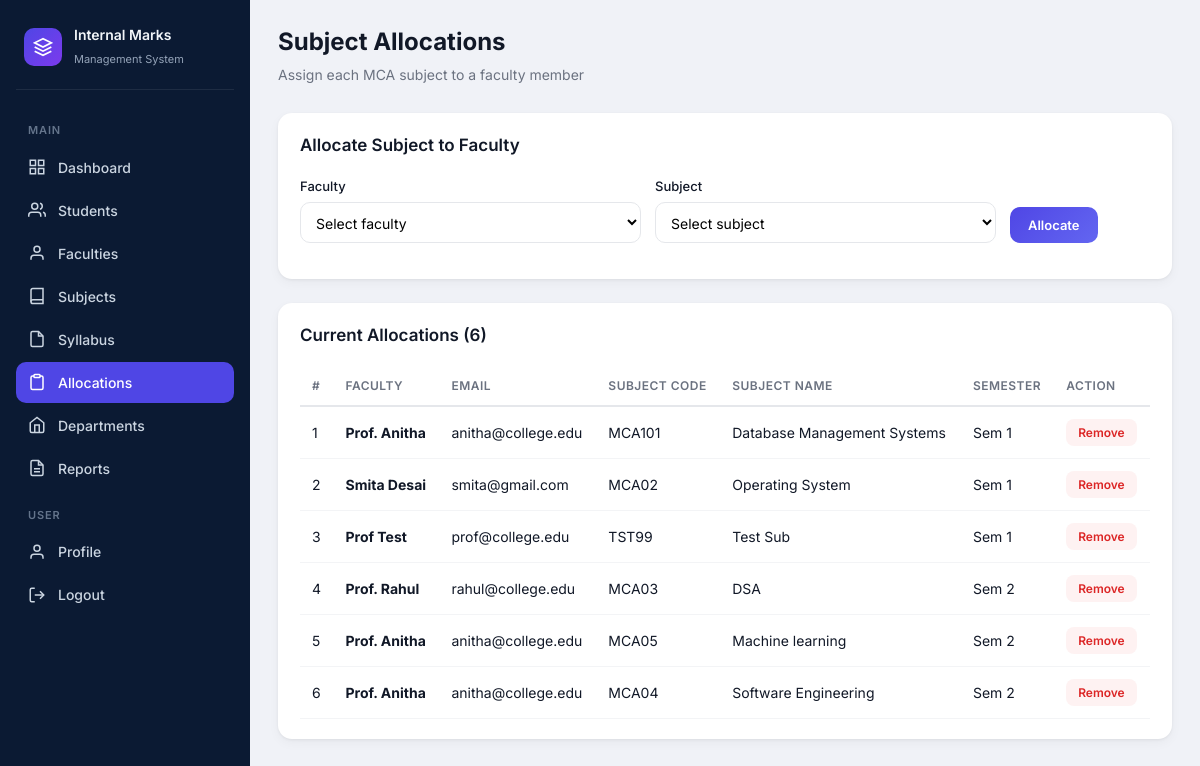
Screenshot of /allocations (signed in) with the database file from the repository.
### tables this page shows
CREATE TABLE allocations (
            id INTEGER PRIMARY KEY AUTOINCREMENT,
            faculty_id INTEGER NOT NULL,
            subject_id INTEGER NOT NULL,
            created_at TEXT NOT NULL,
            UNIQUE(subject_id),
            FOREIGN KEY (faculty_id) REFERENCES faculties(id) ON DELETE CASCADE,
            FOREIGN KEY (subject_id) REFERENCES subjects(id) ON DELETE CASCADE
        );

CREATE TABLE faculties (
            id INTEGER PRIMARY KEY AUTOINCREMENT,
            name TEXT NOT NULL,
            email TEXT UNIQUE NOT NULL,
            department TEXT NOT NULL DEFAULT 'MCA',
            password TEXT NOT NULL,
            created_at TEXT NOT NULL
        );

CREATE TABLE subjects (
            id INTEGER PRIMARY KEY AUTOINCREMENT,
            code TEXT UNIQUE NOT NULL,
            name TEXT NOT NULL,
            semester INTEGER NOT NULL DEFAULT 1,
            department TEXT NOT NULL DEFAULT 'MCA',
            created_at TEXT NOT NULL
        , mark_type VARCHAR(32) DEFAULT 'assignments');

### app.py (the view, shortened to what this page needs)
@app.route("/allocations", methods=["GET", "POST"])
@admin_required
def allocations():
    return render_template(
        "allocations.html",
        admin_name=session.get("admin_name", "Admin"),
        allocations=db.get_allocations(),
        faculties=db.get_faculties(),
        subjects=db.get_subjects(),
        active_page="allocations",
    )

### app.py (called while the page is built)
@app.context_processor
def inject_mca_config():
    return {
        "mca_semesters": db.MCA_SEMESTERS,
        "mark_field_limits": db.MARK_FIELD_LIMITS,
        "mark_types": db.MARK_TYPES,
        "pass_threshold": db.PASS_THRESHOLD,
        "final_max": db.FINAL_MAX,
    }

def admin_required(f):
    @wraps(f)
    def decorated(*args, **kwargs):
        if not session.get("logged_in") or session.get("role") != "admin":
            return redirect(url_for("login"))
        return f(*args, **kwargs)
    return decorated

### database.py (called while the page is built)
def get_faculties(department=DEPARTMENT):
    stmt = select(faculties).where(faculties.c.department == department).order_by(faculties.c.name)
    with engine.connect() as conn:
        rows = conn.execute(stmt).mappings().all()
    return [dict(r) for r in rows]

def get_subjects(department=DEPARTMENT, semester=None):
    stmt = select(subjects).where(subjects.c.department == department)
    if semester is not None:
        stmt = stmt.where(subjects.c.semester == semester)
    stmt = stmt.order_by(subjects.c.semester, subjects.c.name)
    with engine.connect() as conn:
        rows = conn.execute(stmt).mappings().all()
    return [dict(r) for r in rows]

def get_allocations():
    stmt = select(
        allocations.c.id,
        allocations.c.faculty_id,
        allocations.c.subject_id,
        allocations.c.created_at,
        faculties.c.name.label("faculty_name"),
        faculties.c.email.label("faculty_email"),
        subjects.c.code.label("subject_code"),
        subjects.c.name.label("subject_name"),
        subjects.c.semester,
    ).join(faculties, faculties.c.id == allocations.c.faculty_id).join(subjects, subjects.c.id == allocations.c.subject_id).order_by(subjects.c.semester, subjects.c.name)
    with engine.connect() as conn:
        rows = conn.execute(stmt).mappings().all()
    return [dict(r) for r in rows]

### templates/allocations.html (shortened to what this page needs)
{% extends "base.html" %}
{% from "partials/flash.html" import flash_messages %}
{% block body %}
<div class="app-layout">
    {% include "partials/admin_sidebar.html" %}
    <main class="main">
        <header class="topbar">
            <div>
                <h1>Subject Allocations</h1>
                <p class="page-subtitle">Assign each MCA subject to a faculty member</p>
            </div>
        </header>
        <section class="panel">
            <div class="panel-header"><h2>Allocate Subject to Faculty</h2></div>
            {% if faculties and subjects %}
            <form method="POST" class="inline-form">
                <div class="form-row">
                    <div class="form-group">
                        <label>Faculty</label>
                        <select name="faculty_id" required>
                            <option value="">Select faculty</option>
                        </select>
                    </div>
                    <div class="form-group">
                        <label>Subject</label>
                        <select name="subject_id" required>
                            <option value="">Select subject</option>
                        </select>
                    </div>
                    <div class="form-group form-action">
                        <label>&nbsp;</label>
                        <button type="submit" class="btn-primary-sm">Allocate</button>
                    </div>
                </div>
            </form>
            {% else %}
            <p class="empty-text">Add faculties and subjects first before allocating.</p>
            {% endif %}
        </section>
        <section class="panel">
            <div class="panel-header">
                <h2>Current Allocations ({{ allocations|length }})</h2>
            </div>
            {% if allocations %}
            <div class="table-wrap">
                <table class="data-table">
                    <thead>
                        <tr>
                            <th>#</th>
                            <th>Faculty</th>
                            <th>Email</th>
                            <th>Subject Code</th>
                            <th>Subject Name</th>
                            <th>Semester</th>
                            <th>Action</th>
                        </tr>
                    </thead>
                    <tbody>
                        {% for a in allocations %}
                        <tr>
                            <td>{{ loop.index }}</td>
                            <td><strong>{{ a.faculty_name }}</strong></td>
                            <td>{{ a.faculty_email }}</td>
                            <td>{{ a.subject_code }}</td>
                            <td>{{ a.subject_name }}</td>
                            <td>Sem {{ a.semester }}</td>
                            <td>
                                <form method="POST" action="{{ url_for('delete_allocation', allocation_id=a.id) }}" onsubmit="return confirm('Remove this allocation?')">
                                    <button type="submit" class="btn-danger-sm">Remove</button>
                                </form>
                            </td>
                        </tr>
                        {% endfor %}
                    </tbody>
                </table>
            </div>
            {% else %}
            <p class="empty-text">No allocations yet. Assign subjects to faculties above.</p>
            {% endif %}
        </section>
    </main>
</div>
{% endblock %}

### static/css/style.css (style rules this page uses)
*, *::before, *::after { box-sizing: border-box; margin: 0; padding: 0; }
:root { --sidebar-bg: #0b1a33; --sidebar-hover: #152a4a; --sidebar-active: #4f46e5; --page-bg: #f0f2f7; --card-bg: #ffffff; --text-primary: #111827; --text-secondary: #6b7280; --text-muted: #9ca3af; --border: #e5e7eb; --purple: #7c3aed; --green: #059669; --yellow: #d97706; --pink: #db2777; --orange: #ea580c; --blue: #2563eb; --radius: 14px; --shadow: 0 1px 3px rgba(0, 0, 0, 0.06), 0 4px 12px rgba(0, 0, 0, 0.04); }
body { font-family: "Inter", system-ui, -apple-system, sans-serif; background: var(--page-bg); color: var(--text-primary); line-height: 1.5; }
.form-group { margin-bottom: 16px; }
.form-group label { display: block; font-size: 13px; font-weight: 500; color: var(--text-primary); margin-bottom: 6px; }
.app-layout { display: flex; min-height: 100vh; }
.main { flex: 1; margin-left: 250px; padding: 24px 28px; min-height: 100vh; }
.topbar { display: flex; align-items: center; justify-content: space-between; margin-bottom: 28px; }
.topbar h1 { font-size: 24px; font-weight: 700; color: var(--text-primary); }
.panel { background: var(--card-bg); border-radius: var(--radius); padding: 20px 22px; box-shadow: var(--shadow); margin-bottom: 24px; }
.panel-header { display: flex; align-items: center; justify-content: space-between; margin-bottom: 18px; }
.panel-header h2 { font-size: 17px; font-weight: 600; }
.page-subtitle { font-size: 14px; color: var(--text-secondary); margin-top: 4px; }
.form-row { display: flex; flex-wrap: wrap; gap: 14px; align-items: flex-end; }
.form-row .form-group { flex: 1; min-width: 140px; }
.form-row .form-action { flex: 0; }
.form-group select { width: 100%; padding: 10px 11px; border: 1px solid var(--border); border-radius: 10px; font-size: 14px; font-family: inherit; outline: none; background: #fff; }
.btn-primary-sm { padding: 10px 18px; border: none; border-radius: 10px; background: linear-gradient(135deg, #4f46e5, #6366f1); color: #fff; font-size: 13px; font-weight: 600; font-family: inherit; cursor: pointer; white-space: nowrap; }
.btn-danger-sm { padding: 6px 12px; border: none; border-radius: 8px; background: #fef2f2; color: #dc2626; font-size: 12px; font-weight: 600; font-family: inherit; cursor: pointer; }
.table-wrap { overflow-x: auto; }
.data-table { width: 100%; border-collapse: collapse; font-size: 14px; }
.data-table th { text-align: left; padding: 10px 12px; font-size: 12px; font-weight: 600; color: var(--text-secondary); text-transform: uppercase; letter-spacing: 0.04em; border-bottom: 2px solid var(--border); }
.data-table td { padding: 12px; border-bottom: 1px solid #f3f4f6; }

### rows the page displays
allocations: faculty_name "Prof. Anitha", faculty_email "anitha@college.edu", subject_code "MCA101", subject_name "Database Management Systems", semester "1"
allocations: faculty_name "Smita Desai", faculty_email "smita@gmail.com", subject_code "MCA02", subject_name "Operating System", semester "1"
allocations: faculty_name "Prof Test", faculty_email "prof@college.edu", subject_code "TST99", subject_name "Test Sub", semester "1"
allocations: faculty_name "Prof. Rahul", faculty_email "rahul@college.edu", subject_code "MCA03", subject_name "DSA", semester "2"
allocations: faculty_name "Prof. Anitha", faculty_email "anitha@college.edu", subject_code "MCA05", subject_name "Machine learning", semester "2"
allocations: faculty_name "Prof. Anitha", faculty_email "anitha@college.edu", subject_code "MCA04", subject_name "Software Engineering", semester "2"

### other values shown
{{ allocations|length }} "6"
